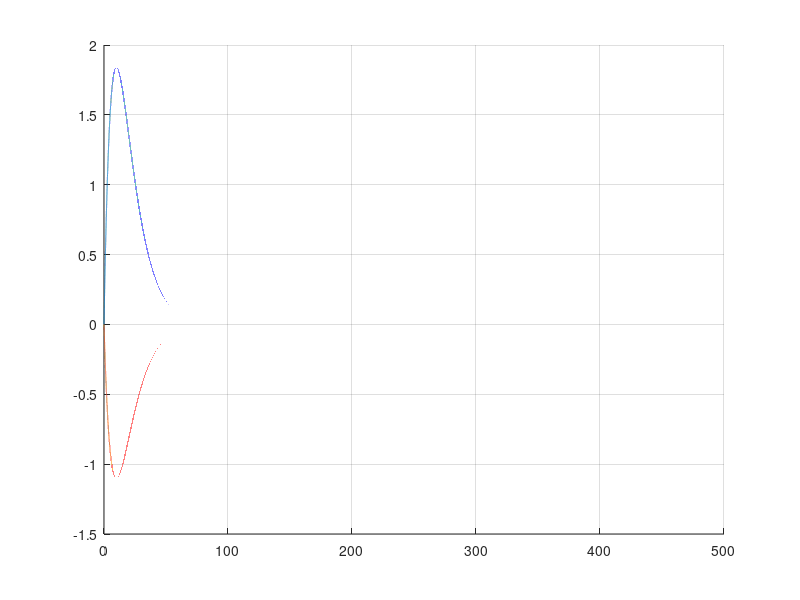

Reproduce this figure in MATLAB. (Note: this script raises an error after producing the figure.)
clear;
close all;
%% Time Parameters
simt = 500;         %simulation time (or 500)
dt = 1/1000;        %time step (or 1/1000)
T = 0:dt:simt;      %time series
lenT = length(T);
%% Parameters - Cell Type
% PYRAMIDAL EXCITATORY NEURON
n_half_e_nbr = -25;
EL_e_nbr = -80;
sa_e = 9;
% PARVALBUMINE INHIBITORY NEURON
% Neighboring neurons as RS
n_half_i_nbr = -25; %or -45 for FS neuron
EL_i_nbr = -80; %or -78 for FS neuron
sa_i = 1;
%% Parameters - Synpase
C = 1;
E_Na = 60; E_K = -90;
g_L = 8; g_Na = 20; g_K = 10;
m_half = -20;
k_m = 15;
k_n = 5;
tau_n = 1;
% AMPA RECEPTOR - NEIGHBOR
del_ampa = 2;
del_ampa = del_ampa/dt;
alpha_e_nbr = 5;            %amplitude factor of EPSP (mV)
beta_e_nbr = 0.1;           %decay factor of EPSP (sec^-1)
% GABA-A RECEPTOR - NEIGHBOR
del_gaba = 5;
del_gaba = del_gaba/dt;
alpha_i_nbr = -3;           %amplitude factor of IPSP (mV)
beta_i_nbr = 0.1;           %decay factor of IPSP (sec^-1)
%% Transfer Function h(t)
% Alpha function adapted from van Rotterdam (1982)
he_nbr = alpha_e_nbr*beta_e_nbr*T.*exp(-beta_e_nbr*T);
hi_nbr = alpha_i_nbr*beta_i_nbr*T.*exp(-beta_i_nbr*T);

figure(2)
He_nbr = plot(T,he_nbr); hold on;
Hi_nbr = plot(T,hi_nbr);
grid on;
box off;
He_nbr.LineWidth = 1;
Hi_nbr.LineWidth = 1;
xlabel('Time (ms)');
ylabel('Amplitude (\muA)')
ylim([-2 10])
title('Transfer Function: Alpha Function (Neighbor)')
legend('Excitatory','Inhibitory')
%% Architecture of Neural Network Motif
% Number of neurons in the motif
Ne_nbr = 2; %excitatory neurons
Ni_nbr = 2; %inhibitory neurons
num_nbr = Ne_nbr + Ni_nbr; %total number of neurons
%% External Current Injection
I_ext_nbr = zeros(num_nbr,lenT);
I_ext_max = 800; %maximum current injection

% (1) Create current
choose_current = 2; % 1 - ramp current
                    % 2 - ramp current with exponential decay
                    % 3 - box pulse current
                    % 4 - Gaussian pulse current

choose_propagation = 1; % 1 - feedforward
                        % 2 - feedback

if choose_current == 1
    % [1] Creat ramp current
    
    % Ideal version w/o randomness
    pad_time = 15; % msec
    pad_length = pad_time*1000; % sec
    
    %%%%%%%%%%%%%%%%%%%% FOR NEIGHBOR %%%%%%%%%%%%%%%%%%%%
    I_inj_nbr = zeros(1,lenT);
    I_inj_nbr(1:pad_length) = 0;
    I_inj_nbr(pad_length+1:end) = I_ext_max * linspace(0,1,length(pad_length+1:lenT));
    % If external input current is not padded with zeros, first dealy time
    % may be inconsistent with the rest of delay times.
    I_inj_template_nbr = I_inj_nbr;
    
    % Without padding zeros: I_inj_nbr = I_ext_max*linspace(0,1,lenT);
    
    %%%%%%%%%%%%%%%%%%%%%%%%% Randomized Current %%%%%%%%%%%%%%%%%%%%%%%%%
    %S_test = (I_ext_max/simt)*T;
    %S_in=zeros(1,length(T));          % initialize the input spike train
    %for k=1:length(T)
    %    tst=rand(1)*I_ext_max;
    %    if tst < S_test(k)*0.7        % arbitrary multiplyer to control spiking rate
    %        S_in(k)=1;                % insert a 'random' input spike
    %    end
    %end
    
    %z = zeros(1,lenT);
    %y = zeros(1,lenT);
    %z(1)=0;
    %y(1)=0;

    %for k=1:length(T)-1
    %    dy=z(k);
    %    y(k+1)=y(k)+dy*dt;
    %    dz=alpha_e*beta_e*S_in(k)-2*beta_e*z(k)-y(k)*beta_e^2;
    %    z(k+1)=z(k)+dz*dt;
    %end
    
    % Random version: Set the input inject to scale * EPSP signal
    % I_inj = y*(I_ext_max/max(y));
    % I_inj_template = I_inj;
    
elseif choose_current == 2
    % [2] Create ramp current with exponential decay
    pad_time = 15;
    pad_length = pad_time*1000;
    
    ramp_duration = 0.4;
    decay_duration = 0.15/dt;
    
    %%%%%%%%%%%%%%%%%%%% FOR NEIGHBOR %%%%%%%%%%%%%%%%%%%%%%%%%%%%
    I_inj_nbr = zeros(1,lenT);
    I_inj_nbr(1:pad_length) = 0;
    ramp_length = ceil(ramp_duration*lenT-pad_length);
    I_inj_nbr(pad_length+1:pad_length+ramp_length) = linspace(0,1,ramp_length);
    I_inj_nbr(pad_length+ramp_length+1:end) = exp(-(0:(lenT-pad_length-ramp_length-1))/(decay_duration*T(end)));
    
    I_inj_template_nbr = I_inj_nbr;
    I_inj_nbr = I_ext_max*I_inj_nbr;
    
    % Without padding zeros
    % I_inj_nbr = zeros(1,lenT);
    % ramp_length = ceil(ramp_duration*lenT);
    % I_inj_nbr(1:ramp_length) = linspace(0,1,ramp_length);
    % I_inj_nbr(ramp_length+1:end) = exp(-(0:(lenT-ramp_length-1))/(decay_duration*T(end)));
    % I_inj_template_nbr = I_inj_nbr;
    % I_inj_nbr = I_ext_max*I_inj_nbr;
    
elseif choose_current == 3
    % [3] Create current of box pulse
    box_start_fr = 0.1;
    box_end_fr = 0.8;
    box_start = ceil(box_start_fr*lenT);
    box_end = ceil(box_end_fr*lenT);
    
    I_inj_nbr = zeros(1,lenT);
    I_inj_nbr(box_start:box_end) = 1;
    I_inj_template_nbr = I_inj_nbr;
    I_inj_nbr = I_ext_max*I_inj_nbr;
elseif choose_current == 4
    % [4] Create current of Gaussian pulse
    T_gaus = -simt/2:dt:simt/2;
    mu = -30; % mean (positive: rightward / negative: leftward)
    bandwidth = 120^2; % standard deviation
    I_inj_nbr = exp(-(pi/bandwidth)*(T_gaus-mu).^2);
    I_inj_template_nbr = I_inj_nbr;
    I_inj_nbr = I_ext_max*I_inj_nbr;
end

figure(4)
plot(T,I_inj_nbr);
xlabel('Time (ms)')
ylabel('Current (pA)')
title('Injected External Current')

% (2) Current injection for stimulated neurons
idx_stim_e_nbr = 1; %to mark stimulated E neurons
I_ext_nbr(idx_stim_e_nbr,:) = I_inj_nbr/sa_e; %inject current on E neuron


if choose_propagation == 1 %if feedfoward
    idx_stim_i_nbr = 1+Ne_nbr; %to mark stimulated I neurons
    I_ext_nbr(idx_stim_i_nbr,:) = I_inj_nbr/sa_i; %inject current on I neurons
end

% (3) Add DC current
dc_app = 0;
I_ext_nbr = I_ext_nbr + dc_app;
%% Initializing Simulation
% (1) Initialize array for storage and access
% For neighboring neurons
array_nbr = zeros(num_nbr, lenT);
array_e_nbr = zeros(Ne_nbr, lenT);
array_i_nbr = zeros(Ni_nbr, lenT);

[x1_nbr, y1_nbr, z1_nbr, n1_nbr, v1_nbr] = deal(array_e_nbr);
[x2_nbr, y2_nbr, z2_nbr, n2_nbr, v2_nbr] = deal(array_i_nbr);

[dy1_nbr, dz1_nbr, dn1_nbr, dv1_nbr] = deal(array_e_nbr);
[dy2_nbr, dz2_nbr, dn2_nbr, dv2_nbr] = deal(array_i_nbr);

[n_inf1_nbr, m_inf1_nbr] = deal(array_e_nbr);
[n_inf2_nbr, m_inf2_nbr] = deal(array_i_nbr);

MPe_nbr = zeros(Ne_nbr,lenT-1); MPi_nbr = zeros(Ni_nbr,lenT-1);
MPef_nbr = zeros(Ne_nbr,lenT-1); MPif_nbr = zeros(Ni_nbr,lenT-1);
dMPef_nbr = zeros(Ne_nbr,lenT-1); dMPif_nbr = zeros(Ni_nbr,lenT-1);

[sur_current_e] = deal(array_e_nbr);
[sur_current_i] = deal(array_i_nbr);
% (2) Assign Initial Values
z1_nbr(:,1)=0;
y1_nbr(:,1)=0;
z2_nbr(:,1)=0;
y2_nbr(:,1)=0;
% (3) Initialize spike detector
clear D;
%% High-Pass Filter for the Spike Detector
MPef_nbr(:,1) = 0;
MPif_nbr(:,1) = 0;
F = 0.2;
tauF = 1/(2*pi*F); %cutoff frequency F = 1/(2*pi*tauF)
%% Simulation Loop
% Calculating membrane potential of cells ('to') receiving afferents by
% accounting for cells ('from') that send efferents.

% (1) Initial conditions and variables for simulation
t = 0;
k = 1;
p_nbr = 1;

thr = 20;
k_prev_value = 1.5;
k_prev_init = k_prev_value/dt;

% For neighboring neurons
v1_nbr(:,1) = -60;
v2_nbr(:,1) = -60;

n1_nbr(:,1) = 1/(1+exp((n_half_e_nbr-v1_nbr(1,1))/k_n));
n2_nbr(:,1) = 1/(1+exp((n_half_i_nbr-v2_nbr(1,1))/k_n));

k_prev1_nbr = zeros(Ne_nbr,1); k_prev1_nbr(:,1) = -k_prev_init;
k_prev2_nbr = zeros(Ni_nbr,1); k_prev2_nbr(:,1) = -k_prev_init;

De_nbr = zeros(Ne_nbr,lenT);
Di_nbr = zeros(Ni_nbr,lenT);
% (2) Determining Synaptic Weights
we_e_nbr = 1; % E to E connection
% For E neurons, weight of 1~5 recommended; otherwise, easily saturates
we_i_nbr = 15; % E to I connection
% For I neurons, weight of 10~30 recommended; otherwise, fragile
wi_e_nbr = 1; % I to E connection
% For E neurons, weight of 0.8~1.2 recommended

% (3) Computing voltage potentials and propagating currents
fprintf('Starting simulation loop ...');
tic;
while (t<simt)
    
    % [1] High-Pass Filter & Spike Detection  
    % FOR NEIGHBORING NEURONS
    for i = 1:Ne_nbr
        MPe_nbr(i,k) = v1_nbr(i,k);
        if k>1
            dMPef_nbr(i,k) = (MPe_nbr(i,k)-MPe_nbr(i,k-1)) - MPef_nbr(i,k-1)*dt/tauF;
            MPef_nbr(i,k) = MPef_nbr(i,k-1) + dMPef_nbr(i,k);
        end
        if k>2 && (MPef_nbr(i,k-1) > thr)
            if MPef_nbr(i,k-1) >= MPef_nbr(i,k-2) && MPef_nbr(i,k-1) >= MPef_nbr(i,k) && ...
                    k+del_ampa < length(x1_nbr)
                % AMPA delayed activation
                if k - k_prev1_nbr(i,1) > k_prev_init
                    De_nbr(i,p_nbr) = k;
                    x1_nbr(i,k+del_ampa) = x1_nbr(i,k+del_ampa) + 1/dt;
                    k_prev1_nbr(i,1) = k;
                    p_nbr = p_nbr+1;
                end
            end
        end
    end
    
    for i = 1:Ni_nbr
        MPi_nbr(i,k) = v2_nbr(i,k);
        if k>1
            dMPif_nbr(i,k) = (MPi_nbr(i,k)-MPi_nbr(i,k-1)) - MPif_nbr(i,k-1)*dt/tauF;
            MPif_nbr(i,k) = MPif_nbr(i,k-1) + dMPif_nbr(i,k);
        end
        if k>2 && (MPif_nbr(i,k-1) > thr)
            if MPif_nbr(i,k-1) >= MPif_nbr(i,k-2) && MPif_nbr(i,k-1) >= MPif_nbr(i,k) && ...
                    k+del_gaba < length(x2_nbr)
                % GABA delayed activation
                if k - k_prev2_nbr(i,1) > k_prev_init
                    Di_nbr(i,p_nbr) = k;
                    x2_nbr(i,k+del_gaba) = x2_nbr(i,k+del_gaba) + 1/dt;
                    k_prev2_nbr(i,1) = k;
                    p_nbr = p_nbr+1;
                end
            end
        end
    end
    
    % [2] Compute Conductance and Synaptic Output for AMPA
    % FOR NEIGHBORING NEURONS
    dy1_nbr(:,k) = z1_nbr(:,k);
    y1_nbr(:,k+1) = y1_nbr(:,k) + dy1_nbr(:,k)*dt;
    dz1_nbr(:,k) = alpha_e_nbr*beta_e_nbr*x1_nbr(:,k) - 2*beta_e_nbr*z1_nbr(:,k) - y1_nbr(:,k)*beta_e_nbr^2;
    z1_nbr(:,k+1) = z1_nbr(:,k) + dz1_nbr(:,k)*dt;
    
    m_inf1_nbr(:,k) = 1./(1+exp((m_half-v1_nbr(:,k))/k_m));
    n_inf1_nbr(:,k) = 1./(1+exp((n_half_e_nbr-v1_nbr(:,k))/k_n));
    dn1_nbr(:,k) = (n_inf1_nbr(:,k)-n1_nbr(:,k))/tau_n;
    n1_nbr(:,k+1) = n1_nbr(:,k) + dn1_nbr(:,k)*dt;
    
    % [3] Compute Conductance and Synaptic Output for GABA-A
    % FOR NEIGHBORING NEURONS
    dy2_nbr(:,k) = z2_nbr(:,k);
    y2_nbr(:,k+1) = y2_nbr(:,k)+dy2_nbr(:,k)*dt;
    dz2_nbr(:,k) = alpha_i_nbr*beta_i_nbr*x2_nbr(:,k) - 2*beta_i_nbr*z2_nbr(:,k) - y2_nbr(:,k)*beta_i_nbr^2;
    z2_nbr(:,k+1) = z2_nbr(:,k) + dz2_nbr(:,k)*dt;
    
    m_inf2_nbr(:,k) = 1./(1+exp((m_half-v2_nbr(:,k))/k_m));
    n_inf2_nbr(:,k) = 1./(1+exp((n_half_i_nbr-v2_nbr(:,k))/k_n));
    dn2_nbr(:,k) = (n_inf2_nbr(:,k)-n2_nbr(:,k))/tau_n;
    n2_nbr(:,k+1) = n2_nbr(:,k) + dn2_nbr(:,k)*dt;
    
    % [4] Set Current
    % |A| Calculate postsynaptic surrounding currents from neighboring neurons
    if choose_propagation == 1 %if feedforward
        % For stimulated neurons
        for i = idx_stim_e_nbr
            sur_current_e(i,k) = I_ext_nbr(i,k) + y2_nbr(i,k)*wi_e_nbr;
        end
        for i = idx_stim_i_nbr
            sur_current_i(i-Ne_nbr,k) = I_ext_nbr(i,k);
        end
        % For propagatin neurons
        for i = setdiff(2:Ne_nbr,idx_stim_e_nbr)
            sur_current_e(i,k) = I_ext_nbr(i,k) +y1_nbr(i-1,k)*we_e_nbr + y2_nbr(i,k)*wi_e_nbr;
        end
        for i = setdiff(2:Ni_nbr,idx_stim_i_nbr-Ne_nbr)
            sur_current_i(i,k) = I_ext_nbr(i+Ne_nbr,k) + y1_nbr(i-1,k)*we_i_nbr;
        end
    end
    
    % [5] Calculate Membrane Potentials
    for i = 1:Ne_nbr
        dv1_nbr(i,k) = (dt/C)*(sur_current_e(i,k)-g_L*(v1_nbr(i,k)-EL_e_nbr)-g_Na*...
            m_inf1_nbr(i,k)*(v1_nbr(i,k)-E_Na)-g_K*n1_nbr(i,k)*(v1_nbr(i,k)-E_K));
        % The new membrane potential of the pyramidal cell
        v1_nbr(i,k+1) = v1_nbr(i,k) + dv1_nbr(i,k);
    end
    
    for i = 1:Ni_nbr
        dv2_nbr(i,k) = (dt/C)*(sur_current_i(i,k)-g_L*(v2_nbr(i,k)-EL_i_nbr)-g_Na*...
            m_inf2_nbr(i,k)*(v2_nbr(i,k)-E_Na)-g_K*n2_nbr(i,k)*(v2_nbr(i,k)-E_K));
        % The new membrane potential of the parvalbumine cell
        v2_nbr(i,k+1) = v2_nbr(i,k) + dv2_nbr(i,k);
    end
    
    % [6] Update t & k
    t = t + dt;
    k = k + 1;
end
elapsed_time = toc;
fprintf('has taken %.3f seconds. \n', elapsed_time)
%% Plot
% Setting plot number marker
figure;
hold on
lgnde = cell(1,Ne_nbr);
for i = 1:Ne_nbr
    plot(T,sur_current_e(i,:));
    lgnde{1,i} = sprintf('Neuron #%d', i);
end
xlabel('Time (ms)')
title('Neighboring Current: E Neuron')
legend(lgnde,'Location','northeast')

figure;
hold on
lgndi = cell(1,Ni_nbr);
for i = 1:Ni_nbr
    plot(T,sur_current_i(i,:));
    lgndi{1,i} = sprintf('Neuron #%d', i);
end
xlabel('Time (ms')
title('Neighboring Current: I Neuorn')
legend(lgndi,'Location','northeast')

figure;
for i = 1:Ne_nbr
    subplot(Ne_nbr,1,i);
    plot(T(1:length(MPe_nbr)), MPe_nbr(i,:), 'k');
    hold on
    plot(T(1:length(MPe_nbr)), y1_nbr(i,1:length(MPe_nbr)), 'b');
    He_nbr = ones(length(De_nbr),1)*max(MPe_nbr(i,:));
    plot(De_nbr(i,:)*dt,He_nbr,'.');
    xlabel('Time (ms)')
    ylabel('MP (mV)')
    title(['Excitatory Neurons #',num2str(i)])
end

figure;
for i = 1:Ni_nbr
    subplot(Ni_nbr,1,i);
    plot(T(1:length(MPi_nbr)), MPi_nbr(i,:), 'k');
    hold on
    plot(T(1:length(MPi_nbr)), y2_nbr(i,1:length(MPi_nbr)), 'r');
    Hi_nbr = ones(length(Di_nbr),1)*max(MPi_nbr(i,:));
    plot(Di_nbr(i,:)*dt,Hi_nbr,'.');
    xlabel('Time (ms)')
    ylabel('MP (mV)')
    title(['Inhibitory Neurons #',num2str(i)])
end
